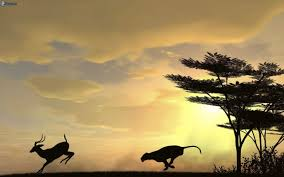
#> input picture exercise_images/lion.jpg, 284 x 177 px
$ python lion2.py
#> lines starting #> are read from the running program, lines starting #| are printed output that depends on the picture
import numpy as np
import cv2
img = cv2.imread('exercise_images/lion.jpg',0)
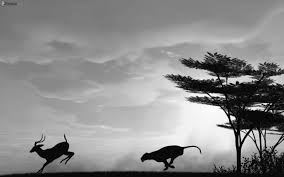
#> img: shape (177, 284); min 0, max 255, mean 139.4

# create a CLAHE object (Arguments are optional).
clahe = cv2.createCLAHE(clipLimit=2.0, tileGridSize=(8,8))
cl1 = clahe.apply(img)
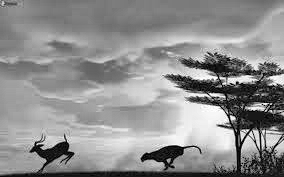
#> cl1: shape (177, 284); min 1, max 255, mean 143
res = np.hstack((img,cl1))
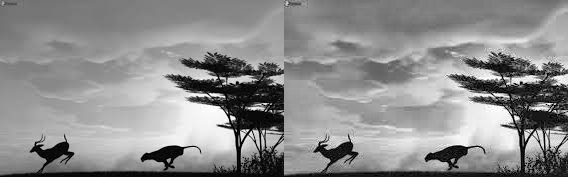
#> res: shape (177, 568); min 0, max 255, mean 141.2
cv2.imwrite('newlion.jpg',res)

cv2.imshow('New',cl1)
cv2.imshow('Orignal',img)

#cv2.imwrite('clahe_2.jpg',cl1)

$ run again, with exercise_images/breakin.jpg copied over exercise_images/lion.jpg
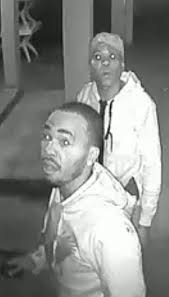
#> input picture exercise_images/breakin.jpg, 169 x 297 px
#> `cl1 = clahe.apply(img)`:
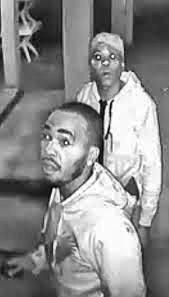
#> cl1: shape (297, 169); min 3, max 255, mean 139
#> `res = np.hstack((img,cl1))`:
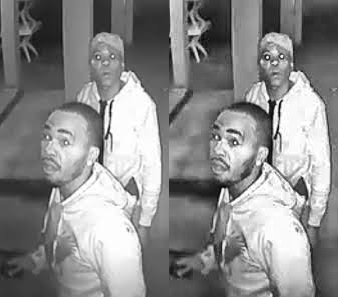
#> res: shape (297, 338); min 3, max 255, mean 138.3
